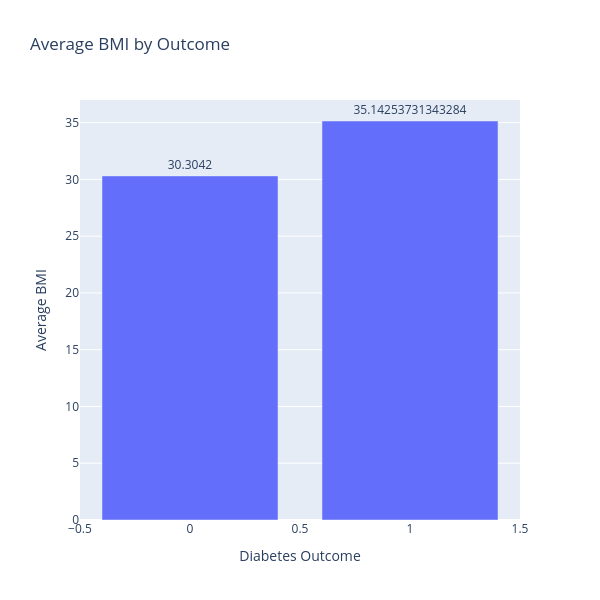

Notebook cell for this chart:
### Code cell
average_bmi = df.groupby('Outcome')['BMI'].mean().reset_index()

plt.figure(figsize=(10, 8))

fig = px.bar(average_bmi, x='Outcome', y='BMI',
             title='Average BMI by Outcome',
             labels={'Outcome': 'Diabetes Outcome', 'BMI': 'Average BMI'})

fig.update_traces(text=average_bmi['BMI'], textposition='outside')

fig.update_layout(
    xaxis_title = 'Diabetes Outcome',
    yaxis_title = 'Average BMI',
    title       = 'Average BMI by Outcome',
    height      =  600,
    width       =  600 
)

fig.show()

### Figure 1 — Plotly figure (JSON) as saved in the notebook; plotly's stock layout.template omitted (floating-point values rounded to 4 significant figures)
{"data": [{"alignmentgroup": "True", "hovertemplate": "Diabetes Outcome=%{x}<br>Average BMI=%{y}<extra></extra>", "legendgroup": "", "marker": {"color": "#636efa", "pattern": {"shape": ""}}, "name": "", "offsetgroup": "", "orientation": "v", "showlegend": false, "text": [30.3, 35.14], "textposition": "outside", "type": "bar", "x": [0, 1], "xaxis": "x", "y": [30.3, 35.14], "yaxis": "y"}], "layout": {"barmode": "relative", "height": 600, "legend": {"tracegroupgap": 0}, "title": {"text": "Average BMI by Outcome"}, "width": 600, "xaxis": {"anchor": "y", "domain": [0, 1], "title": {"text": "Diabetes Outcome"}}, "yaxis": {"anchor": "x", "domain": [0, 1], "title": {"text": "Average BMI"}}}}
